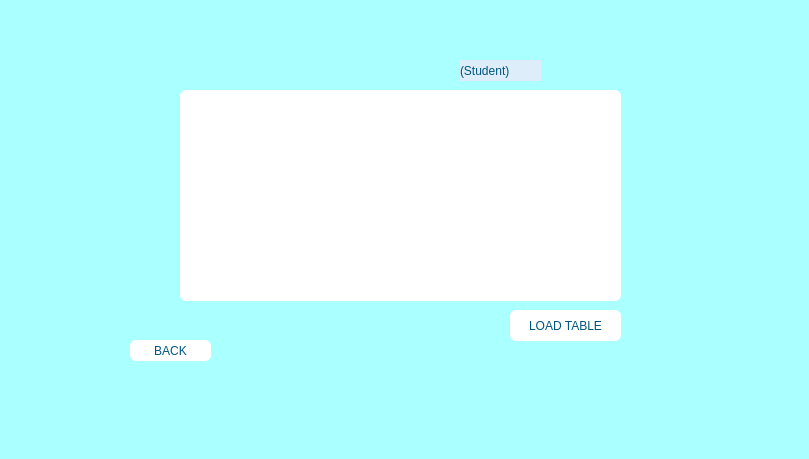
      <widget class="QWidget" name="show_student">
       <property name="styleSheet">
        <string notr="true">background-color: rgb(170, 255, 255);</string>
       </property>
       <widget class="QPushButton" name="pushButton_12">
        <property name="geometry">
         <rect>
          <x>130</x>
          <y>340</y>
          <width>81</width>
          <height>21</height>
         </rect>
        </property>
        <property name="styleSheet">
         <string notr="true">color: rgb(0, 85, 127);
background-color: rgb(255, 255, 255);
font: 700 10pt &quot;Segoe UI&quot;;
border-radius: 6px;</string>
        </property>
        <property name="text">
         <string>BACK</string>
        </property>
        <property name="icon">
         <iconset resource="IMAGE.qrc">
          <normaloff>:/pic/images/back.png</normaloff>:/pic/images/back.png</iconset>
        </property>
       </widget>
       <widget class="QPushButton" name="pushButton_2">
        <property name="geometry">
         <rect>
          <x>510</x>
          <y>310</y>
          <width>111</width>
          <height>31</height>
         </rect>
        </property>
        <property name="styleSheet">
         <string notr="true">color: rgb(0, 85, 127);
background-color: rgb(255, 255, 255);
background-color: rgb(255, 255, 255);
font: 700 10pt &quot;Segoe UI&quot;;
border-radius: 6px;</string>
        </property>
        <property name="text">
         <string>LOAD TABLE</string>
        </property>
        <property name="icon">
         <iconset resource="IMAGE.qrc">
          <normaloff>:/pic/images/loading.png</normaloff>:/pic/images/loading.png</iconset>
        </property>
       </widget>
       <widget class="QTableView" name="tableView">
        <property name="geometry">
         <rect>
          <x>180</x>
          <y>90</y>
          <width>441</width>
          <height>211</height>
         </rect>
        </property>
        <property name="styleSheet">
         <string notr="true">background-color: rgb(255, 255, 255);
border-radius: 6px;</string>
        </property>
       </widget>
       <widget class="QLabel" name="label_7">
        <property name="geometry">
         <rect>
          <x>0</x>
          <y>0</y>
          <width>800</width>
          <height>450</height>
         </rect>
        </property>
        <property name="text">
         <string/>
        </property>
        <property name="pixmap">
         <pixmap resource="IMAGE.qrc">:/pic/images/User.jpg</pixmap>
        </property>
        <property name="scaledContents">
         <bool>true</bool>
        </property>
       </widget>
       <widget class="QLabel" name="label_28">
        <property name="geometry">
         <rect>
          <x>460</x>
          <y>60</y>
          <width>81</width>
          <height>21</height>
         </rect>
        </property>
        <property name="styleSheet">
         <string notr="true">color: rgb(0, 85, 127);
background-color: rgb(222, 237, 250);
font: 12pt &quot;Lucida Calligraphy&quot;;</string>
        </property>
        <property name="text">
         <string>(Student)</string>
        </property>
       </widget>
       <zorder>label_7</zorder>
       <zorder>tableView</zorder>
       <zorder>pushButton_2</zorder>
       <zorder>pushButton_12</zorder>
       <zorder>label_28</zorder>
      </widget>
